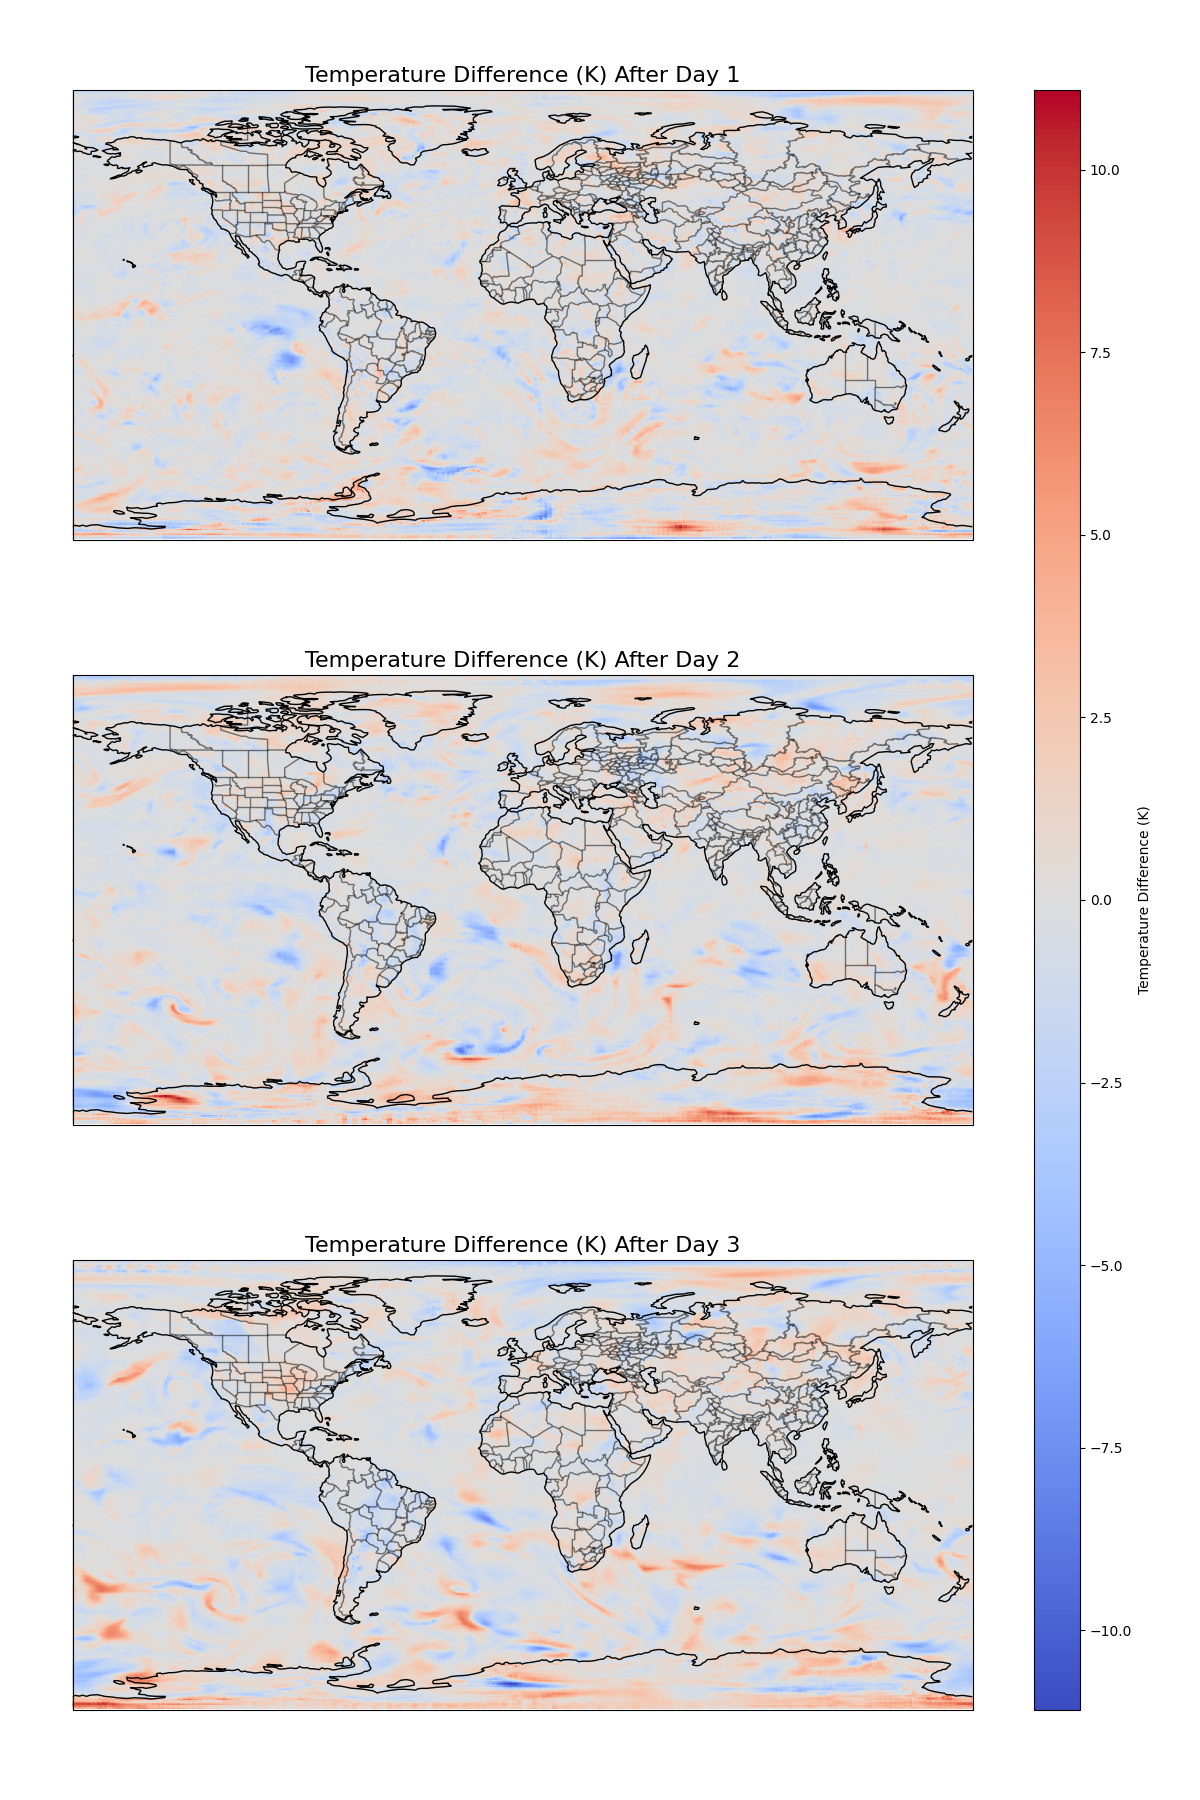

Write Python code to recreate this figure.
'''import xarray as xr
import matplotlib.pyplot as plt
import cartopy.crs as ccrs
import cartopy.feature as cfeature

# Open the grib files
ds1 = xr.open_dataset('panguweatherCreek.grib', engine='cfgrib')
ds2 = xr.open_dataset('fourcastnetCreek.grib', engine='cfgrib')

# Select the data at 1000 hPa pressure level
temp1 = ds1['t'].sel(isobaricInhPa=850)
temp2 = ds2['t'].sel(isobaricInhPa=850)

# Interpolate temp2 to the coordinates of temp1
temp2 = temp2.interp_like(temp1)

# Calculate the difference
diff = temp1 - temp2

# Select the first time step
diff = diff.isel(step=11)

print(diff.min().values, diff.max().values)
print(ds1.valid_time.values)
print(ds2.keys())

# Create a figure
fig = plt.figure(figsize=(10, 8))

# Create a map projection
ax = plt.axes(projection=ccrs.PlateCarree())

# Add coastlines
ax.coastlines()

# Add country boundaries
ax.add_feature(cfeature.BORDERS, edgecolor='black', alpha=0.5)

# Add state boundaries
states_provinces = cfeature.NaturalEarthFeature(
    category='cultural',
    name='admin_1_states_provinces_lines',
    scale='50m',
    facecolor='none')
ax.add_feature(states_provinces, edgecolor='black', alpha=0.5)

# Plot the data
img = diff.plot.pcolormesh(ax=ax, transform=ccrs.PlateCarree(), cmap='coolwarm', add_labels=False)

# Add a colorbar
plt.colorbar(img, ax=ax, orientation='vertical', label='Temperature Difference (K)')

# Add a title to the plot
plt.title('Temperature Difference (K) at 1000 hPa', fontsize=16)

# Show the plot
plt.show()
'''

import xarray as xr
import matplotlib.pyplot as plt
import cartopy.crs as ccrs
import cartopy.feature as cfeature
from matplotlib.gridspec import GridSpec

# Open the grib files
ds1 = xr.open_dataset('panguweatherCreek.grib', engine='cfgrib')
ds2 = xr.open_dataset('fourcastnetCreek.grib', engine='cfgrib')

# Select the data at 850 hPa pressure level
temp1 = ds1['t'].sel(isobaricInhPa=850)
temp2 = ds2['t'].sel(isobaricInhPa=850)

# Interpolate temp2 to the coordinates of temp1
temp2 = temp2.interp_like(temp1)

# Calculate the difference
diff = temp1 - temp2

# Create a figure with 3 subplots using GridSpec
fig = plt.figure(figsize=(12, 18))
gs = GridSpec(3, 2, width_ratios=[1, 0.05], height_ratios=[1, 1, 1], wspace=0.1, hspace=0.3)

# Define the steps to plot
steps = [3, 7, 11]

# Titles for the subplots
titles = ['Temperature Difference (K) After Day 1', 'Temperature Difference (K) After Day 2',
          'Temperature Difference (K) After Day 3']

for i, step in enumerate(steps):
    ax = fig.add_subplot(gs[i, 0], projection=ccrs.PlateCarree())
    diff_step = diff.isel(step=step)

    # Add coastlines
    ax.coastlines()

    # Add country boundaries
    ax.add_feature(cfeature.BORDERS, edgecolor='black', alpha=0.5)

    # Add state boundaries
    states_provinces = cfeature.NaturalEarthFeature(
        category='cultural',
        name='admin_1_states_provinces_lines',
        scale='50m',
        facecolor='none')
    ax.add_feature(states_provinces, edgecolor='black', alpha=0.5)

    # Plot the data
    img = diff_step.plot.pcolormesh(ax=ax, transform=ccrs.PlateCarree(), cmap='coolwarm', add_labels=False,
                                    add_colorbar=False)

    # Add a title to the subplot
    ax.set_title(titles[i], fontsize=16)

# Add a single colorbar for the entire figure
cbar_ax = fig.add_subplot(gs[:, 1])
cbar = fig.colorbar(img, cax=cbar_ax, orientation='vertical', label='Temperature Difference (K)')

# Adjust layout
plt.subplots_adjust(left=0.05, right=0.9, top=0.95, bottom=0.05)

# Show the plot
plt.show()
